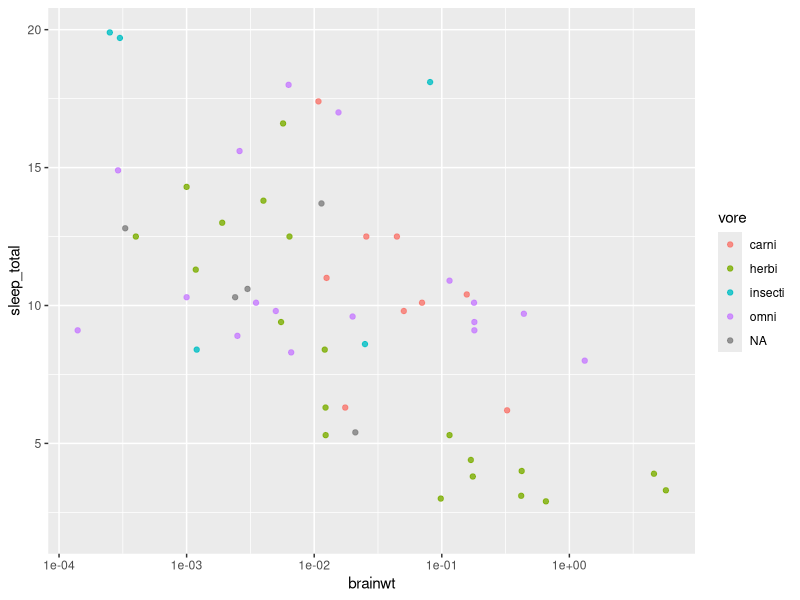
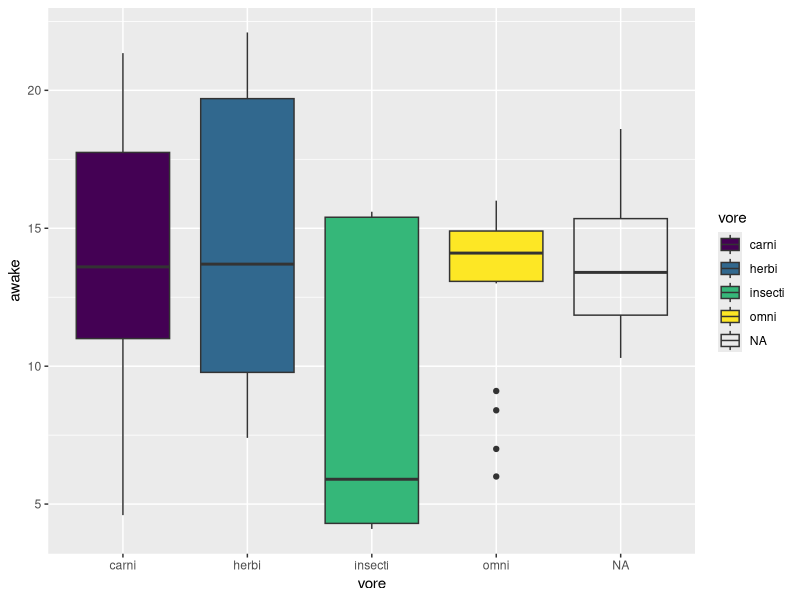

Reproduce these figures in R, in order.
## ---- chunk 1
knitr::opts_chunk$set(echo = TRUE)
options(tinytex.verbose = TRUE)
## ---- chunk 2
library(ggplot2)
## ---- chunk 3
?msleep
## ---- chunk 4
ggplot(data = msleep,
       aes(x = brainwt,
           y = sleep_total,
           color = vore)) +
  geom_point(alpha = 0.8) +
  scale_x_log10() 
## ---- chunk 5
ggplot(data = msleep,
       aes(x = vore,
           y = awake,
           fill = vore)) +
  geom_boxplot() +
  scale_fill_viridis_d()
